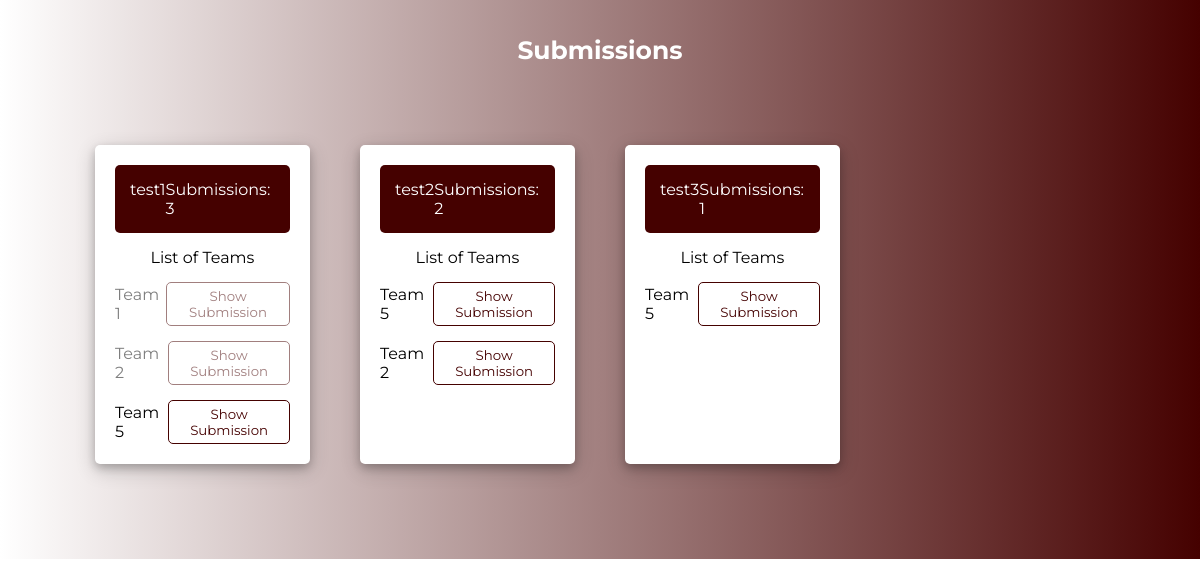
Screenshot of /Evaluate/index.php (signed in) with the database file from the repository.
### tables this page shows
CREATE TABLE `team_problems` (
  `id` int(11) NOT NULL,
  `idProblems` int(11) NOT NULL,
  `IdTeam` int(11) NOT NULL,
  `Score` int(11) NOT NULL,
  `pathFile` varchar(255) NOT NULL,
  `date_submission` datetime NOT NULL DEFAULT current_timestamp()
);

CREATE TABLE `problems` (
  `id` int(11) NOT NULL,
  `name` varchar(25) NOT NULL,
  `photo` varchar(255) NOT NULL,
  `points` int(11) NOT NULL,
  `IsCompleted` tinyint(4) NOT NULL,
  `IsOpen` tinyint(4) NOT NULL,
  `Duration` int(11) NOT NULL,
  `DateOpen` datetime NOT NULL DEFAULT current_timestamp()
);

### Evaluate/index.php (called while the page is built, shortened)
<?php
include "../dbConnected.php";
$query = $pdo->prepare("
    select
        p.id AS idprob,
        p.name AS nameprob,
        p.photo AS photoprob,
        tp.idTeam,
        tp.id as IdTP,
        tp.pathFile as pathFile,
        tp.score as score,
        tp.date_submission
        FROM team_problems tp
    , problems p where tp.idProblems = p.id
    order by tp.date_submission
");
$query->execute();
$submissions = $query->fetchAll();
$problems = [];
foreach ($submissions as $submission) {
    $idprob = $submission['idprob'];
    if (!isset($problems[$idprob])) {
        $problems[$idprob] = [
            'name' => $submission['nameprob'],
            'photo' => $submission['photoprob'],
            'submissions' => []
        ];
    }
    $problems[$idprob]['submissions'][] = $submission;
}
include "../layout.phtml";

### Evaluate/Evaluate.phtml (the view, shortened to what this page needs)
<div class="submission_content">
    <p class="head">Submissions</p>
    <div class="content">
        <?php if (empty($problems)): ?>
            <p style="display:flex;justify-content:center"> No Submissions Yet
            </p> <?php else: ?>
            <?php foreach ($problems as $idprob => $problem): ?>
                <div class="box">
                    <div class="header">
                        <p> <?= $problem["name"] ?></p>
                        <p>Submissions: <?= count($problem["submissions"]) ?></p>
                    </div>
                    <div class="body">
                        <p class="box_title">List of Teams</p>
                        <div class="list_teams_content">
                            <?php foreach ($problem["submissions"] as $submission): ?>
                                <div class="list_teams <?= $submission['score'] == 0 ? '' : 'disabled_link' ?>">
                                    <p>Team <?= $submission["idTeam"] ?></p>
                                    <button class="btn_sub" onclick="HideContentSubmission(<?= $submission['IdTP'] ?> )">Show Submission</button>
                                </div>
                            <?php endforeach; ?>
                        </div>
                    </div>
                </div>
            <?php endforeach; ?>
        <?php endif; ?>
    </div>
</div>

### assets/style.css (style rules this page uses)
* { padding: 0; margin: 0; box-sizing: border-box; font-family: "Montserrat", serif; }
html { scroll-behavior: smooth; }
.disabled_link { cursor: not-allowed !important; pointer-events: none; opacity: 0.5; }
.submission_content { padding: 15px; height: 100%; position: relative; background: linear-gradient(to right,#fff,#450100); }
.submission_content .head { text-align: center; font-size: 25px; color: #fff; padding-top: 20px; font-weight: bold; animation: animate_sub 1.5s infinite; transition: all 0.4s ease-in-out; }
.submission_content .content { display: grid; margin: 80px; position: relative; grid-template-columns: repeat(4, 1fr); gap: 50px; }
.submission_content .content .box { box-shadow: 0 4px 8px 0 rgba(0, 0, 0, 0.2), 0 6px 20px 0 rgba(0, 0, 0, 0.19); padding: 20px; background-color: #fff; border-radius: 5px; position: relative; }
.submission_content .content .box .header { display: flex; justify-content: space-between; background-color: #450100; color: #fff; padding: 15px; border-radius: 5px; }
.submission_content .content .box .body .box_title { text-align: center; padding-top: 15px; }
.submission_content .content .box .body .list_teams { display: flex; justify-content: space-evenly; padding-top: 15px; align-items: center; }
.submission_content .content .box .body .list_teams_content { overflow-y: scroll; max-height: 200px; position: relative; }
.btn_sub { background-color: #fff; color: #450100; border: 1px solid #450100; cursor: pointer; border-radius: 5px; padding:5px; transition: all 0.4s ease-in-out; }

### rows the page displays
team_problems: IdTeam "1"
team_problems: IdTeam "2"
team_problems: IdTeam "5"
team_problems: IdTeam "5"
team_problems: IdTeam "2"
team_problems: idProblems.name "test3", count($problem["submissions"]) "1", IdTeam "5"

### other values shown
$problem["name"] "test1"
count($problem["submissions"]) "3"
$problem["name"] "test2"
count($problem["submissions"]) "2"
